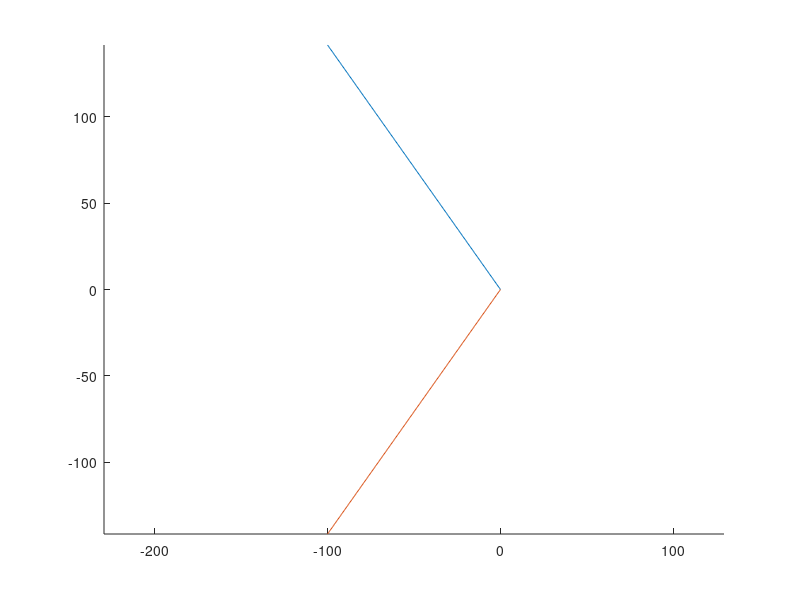

Reproduce this figure in MATLAB.
%% Programa para dibujar las superficies de falla de los criterios de
%% Mohr-Coulomb, Drucker-Prager y Matsuoka-Nakai (y como casos especiales 
%% Tresca y von Mises)

%% parámetros del gráfico
n = 100; % número de divisiones por plano
m = 2*n; % número de divisiones de la componente hidrostática

%% se especifica el tipo de criterio de fluencia/falla a graficar
MOHR_COULOMB   = 1;
DRUCKER_PRAGER = 2;
MATSUOKA_NAKAI = 3;

modelo = MATSUOKA_NAKAI;

%% se activa el lienzo, de modo que se pueda sobrescribir en él
hold on;
grid on

%% parámetros del material
c   = 0;  %            cohesión
phi = 20; % [grados]   ángulo de fricción

%% se calcula el ángulo de Lode (y se repite por la propiedad de simetría)
th  = 0; 

%% se calcula la componente hidrostática
if phi == 0 && (modelo == 1 || modelo == 2)
    % en este caso cotd(phi) se vuelve infinito; 
    % si modelo == MOHR_COULOMB   se grafica TRESCA
    % si modelo == DRUCKER_PRAGER se grafica VON MISES    
    xi_ = linspace(-100, 100, m);
else    
    xi_ = linspace(-100, sqrt(3)*c*cotd(phi), m); % ver Figura (*\ref{fig:MC_perfil_meridional}*)
end

%% Se calculan theta y xi
xi = xi_;

%% se calcula el radio rho de la superficie de fluencia a graficar
switch modelo
    case MOHR_COULOMB
        %% se utiliza la ecuación (*\eqref{eq:MCconHWcilindricalcoord}*)
        num = c*cosd(phi) - (xi/sqrt(3))*sind(phi);
        den = sqrt(1/2)*(sind(theta + 60) + ...
                                       sind(phi)*cosd(theta + 60)/sqrt(3));
        rho1 = num./den;
        COLOR = 'r';
    case DRUCKER_PRAGER        
        %% se utiliza la ecuación (*\eqref{eq:fI1J2J3_DruckerPrager}*)
        % pasando por vértices menores ((*ecuación \eqref{eq:DP_vert_menores}*))
        A = 6*c*cosd(phi)/(sqrt(3)*(3+sind(phi)));
        B = 2*sind(phi)/(sqrt(3)*(3+sind(phi)));

        % pasando por vértices mayores ((*ecuación \eqref{eq:DP_vert_mayores}*))
        % A = 6*c*cosd(phi)/(sqrt(3)*(3-sind(phi)));
        % B = 2*sind(phi)/(sqrt(3)*(3-sind(phi)));
        rho1 = sqrt(2)*A - sqrt(6)*B*xi; % ecuación (*\eqref{eq:fI1J2J3_DruckerPrager}*)
        COLOR = 'g';

    case MATSUOKA_NAKAI

        %% se utiliza la ecuación (*\eqref{eq:MatsuokaNakai_pol1}*)
        s0  = c*cotd(phi);
        kMN = 0.000100000 %(9 - sind(phi)^2)/(1 - sind(phi)^2); % ecuación (*\eqref{eq:kMNphi}*)
        cos3theta = 0; %theta = 0
        rho1 = sqrt((2*(kMN-9))/(3*(kMN-3)))*abs(xi-sqrt(3)*s0); 
        
        th_ = 60;
        cos3theta = -1; %theta = 60
        rho2 = zeros(1, m);
        for i = 1:m
            % se calculan los coeficientes (*\eqref{eq:coef_c1c2c3c4_MN}*)
            c0 =  sqrt(3)*(kMN - 9)*(xi(i) - sqrt(3)*s0)^3/9;
            c2 = -sqrt(3)*(kMN - 3)*(xi(i) - sqrt(3)*s0)/6;
            c3 = sqrt(6)*kMN*cos3theta/18;
            % se corrigen los errores de cálculo en los ceros
            if abs(c0) < 1e-9, c0 = 0; end
            if abs(c2) < 1e-9, c2 = 0; end
            [c3 c2 0 c0]
            sol = real(roots([c3 c2 0 c0])); % raíces del polinomio (*\eqref{eq:MatsuokaNakai_pol1}*)

            % de las raíces se escoje la positiva, ya que rho >= 0
            rho2(i) = max(sol(2), sol(3));

            COLOR = 'b';
        end
    otherwise
        error('Criterio desconocido')
end
        
%% se grafica la superficie de fluencia
plot(xi, rho1)
plot(xi, -rho2)

axis equal tight
box off
grid off